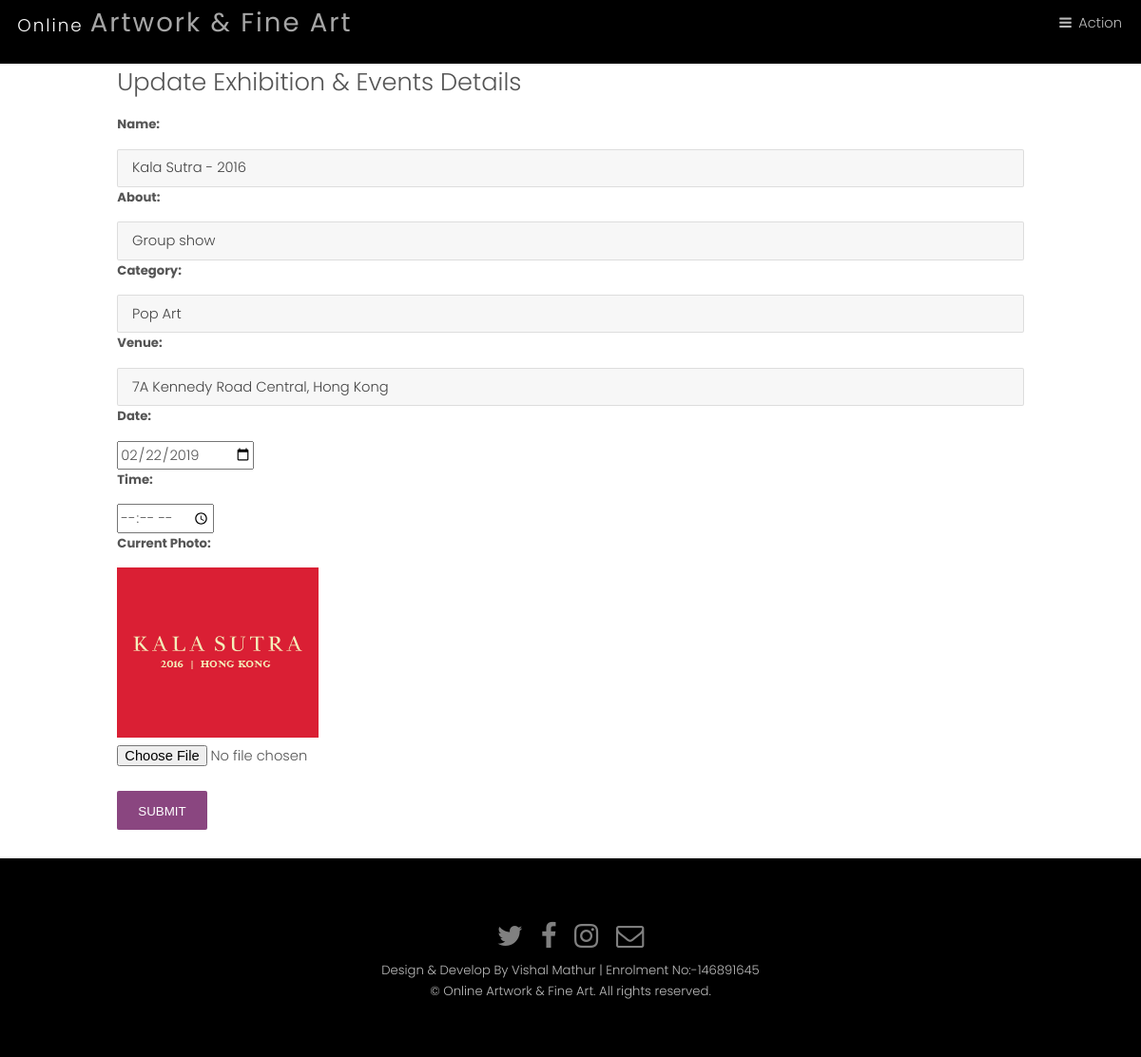
The page /admin/update_exhibitionevents.php?id=7 on the database its author committed.
### tables this page shows
CREATE TABLE `exhibition_events` (
  `ex_id` int(100) NOT NULL,
  `event_name` varchar(100) NOT NULL,
  `event_about` varchar(500) NOT NULL,
  `event_category` varchar(100) NOT NULL,
  `event_venue` varchar(500) NOT NULL,
  `event_date` date NOT NULL,
  `event_time` varchar(500) NOT NULL,
  `event_photo` varchar(900) NOT NULL
);

### admin/update_exhibitionevents.php (the view, shortened to what this page needs)
<?php include("header/header.php");?>
<div class="back-img back-img1">
   <div class="container divform">
      <?php
         $r = $_GET[ 'id' ];
         $s = mysqli_query( $con, "select * from exhibition_events where ex_id=$r" );
         while ( $row = mysqli_fetch_array( $s ) ) {
         	?>
      <h2>Update Exhibition & Events Details</h2>
      <form action="" method="post" name="f1" enctype="multipart/form-data">
         <div class="form-group">
            <label for="artnm">Name:</label>
            <input type="text" class="form-control" id="artnm" name="a1" required value="<?php echo $row[1];?>">
         </div>
         <div class="form-group">
            <label for="artnm">About:</label>
            <input type="text" class="form-control" id="artab" name="a2" required value="<?php echo $row[2];?>">
         </div>
         <div class="form-group">
            <label for="sell">Category:</label>
            <select class="form-control" id="sel1" name="a3" required>
               <option value="<?php echo $row[3];?>" selected><?php echo $row[3];?></option>
            </select>
         </div>
         <div class="form-group">
            <label for="pr">Venue:</label>
            <input type="text" class="form-control" id="pr" name="a4" required value="<?php echo $row[4];?>">
         </div>
         <div class="form-group">
            <label for="dis">Date:</label>
            <input type="date" class="form-control" id="dis" name="a5" required value="<?php echo $row[5];?>">
         </div>
         <div class="form-group">
            <label for="ph">Time:</label>
            <input type="time" class="form-control" id="ph" name="a6" value="<?php echo $row[6];?>">
         </div>
         <div class="form-group">
            <label for="ph">Current Photo:</label>
            <img src="<?php echo $row[7];?>" class='img-responsive dp'><br/>
            <input type="file" class="form-control" id="uploadedimage" name="uploadedimage" value="<?php echo $row[7];?>">
         </div>
         <br/>
         <button type="Update" class="button special" name="sub">Submit</button>
      </form>
      <?php } ?>
   </div>
</div>
<?php include( "../footer/footer.php" );?>

### assets/css/main.css (style rules this page uses)
html, body, div, span, applet, object, iframe, h1, h2, h3, h4, h5, h6, p, blockquote, pre, a, abbr, acronym, address, big, cite, code, del, dfn, em, img, ins, kbd, q, s, samp, small, strike, strong, sub, sup, tt, var, b, u, i, center, dl, dt, dd, ol, ul, li, fieldset, form, label, legend, table, caption, tbody, tfoot, thead, tr, th, td, article, aside, canvas, details, embed, figure, figcaption, footer, header, hgroup, menu, nav, output, ruby, section, summary, time, mark, audio, video { margin: 0; padding: 0; border: 0; font-size: 100%; font: inherit; vertical-align: baseline; }
body { line-height: 1; }
body { -webkit-text-size-adjust: none; }
*, *:before, *:after { -moz-box-sizing: border-box; -webkit-box-sizing: border-box; box-sizing: border-box; }
.container { margin-left: auto; margin-right: auto; }
.container { width: 80rem; }
@media screen and (max-width: 1680px) { .container { width: 80rem; } }
@media screen and (max-width: 1280px) { .container { width: 65rem; } }
body { -ms-overflow-style: scrollbar; }
body { background: #fff; }
html { font-size: 13pt; }
@media screen and (max-width: 1680px) { html { font-size: 11pt; } }
@media screen and (max-width: 1280px) { html { font-size: 11pt; } }
body { background-color: #fff; color: #444; }
body, input, select, textarea { font-family: "Poppins", sans-serif; font-weight: 300; font-size: 1rem; line-height: 1.65; }
h1, h2, h3, h4, h5, h6 { font-weight: 300; line-height: 1.5; margin: 0 0 1rem 0; }
h2 { font-size: 1.75rem; }
input, select, textarea { color: #555; }
h1, h2, h3, h4, h5, h6 { color: #555; }
input[type="submit"], input[type="reset"], input[type="button"], button, .button { -moz-appearance: none; -webkit-appearance: none; -ms-appearance: none; appearance: none; -moz-transition: background-color 0.2s ease-in-out, color 0.2s ease-in-out; -webkit-transition: background-color 0.2s ease-in-out, color 0.2s ease-in-out; -ms-transition: background-color 0.2s ease-in-out, color 0.2s ease-in-out; transition: background-color 0.2s ease-in-out, color 0.2s ease-in-out; border-radius: 2px; border: 0; cursor: pointer; display: inline-block; font-weight: 300; height: 2.85rem; line-height: 2.95rem; padding: 0 1.5rem; text-align: center; text-decoration: none; text-transform: uppercase; white-space: nowrap; }
input[type="submit"], input[type="reset"], input[type="button"], button, .button { background-color: #f2f2f2; color: #000 !important; }
input[type="submit"].special, input[type="reset"].special, input[type="button"].special, button.special, .button.special { background-color: #8a4680; color: #ffffff !important; }
form { margin: 0 0 2rem 0; }
label { display: block; font-size: 0.9rem; font-weight: 700; margin: 0 0 1rem 0; }
input[type="text"], input[type="password"], input[type="email"], select, textarea { -moz-appearance: none; -webkit-appearance: none; -ms-appearance: none; appearance: none; border-radius: 2px; border: none; border: solid 1px; color: inherit; display: block; outline: 0; padding: 0 1rem; text-decoration: none; width: 100%; }
input[type="text"], input[type="password"], input[type="email"], select { height: 2.75rem; }
label { color: #555; }
input[type="text"], input[type="password"], input[type="email"], select, textarea { background: rgba(144, 144, 144, 0.075); border-color: rgba(144, 144, 144, 0.25); }
.back-img { background-repeat: no-repeat !important; background-attachment: fixed !important; }

### rows shown on the page
exhibition_events: a1 "Kala Sutra - 2016", a2 "Group show", a3 "Pop Art", a4 "7A Kennedy Road Central, Hong Kong", a5 "02/22/2019", event_photo (picture)
